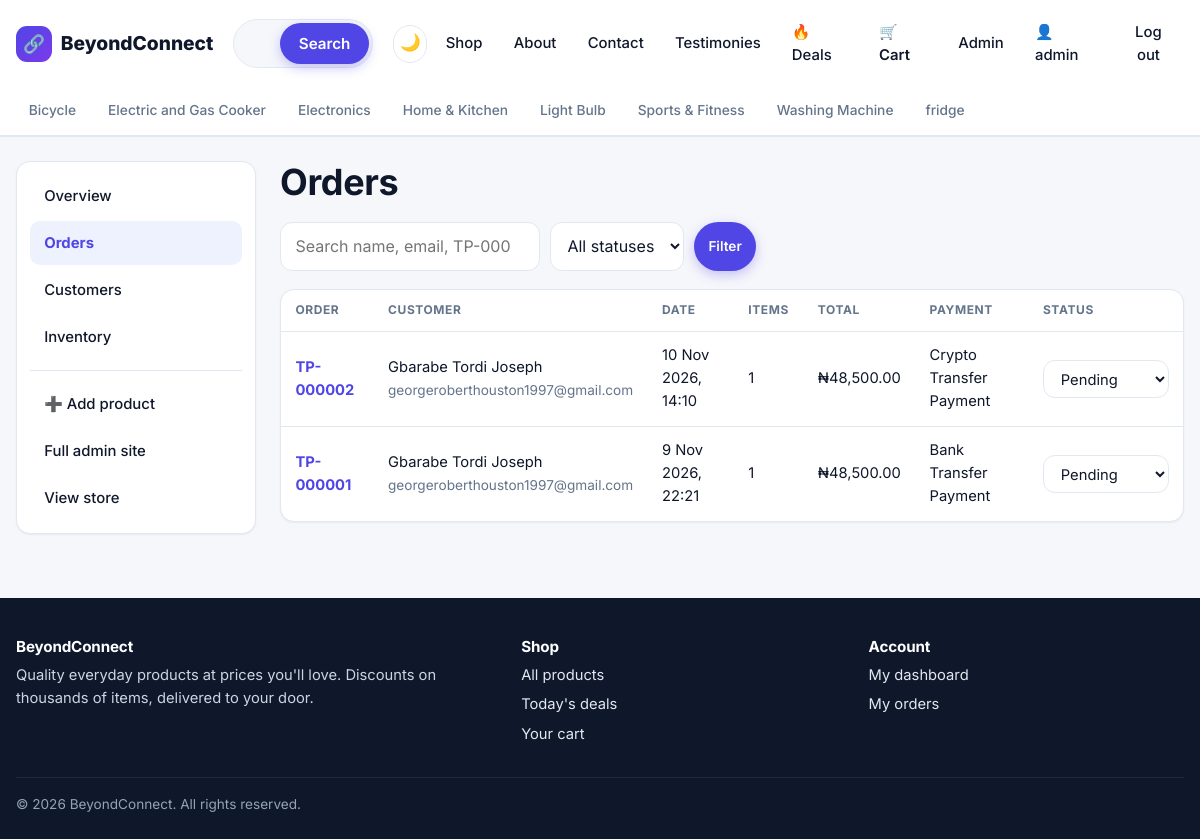
The app's page /manage/orders/ (signed in), older data.
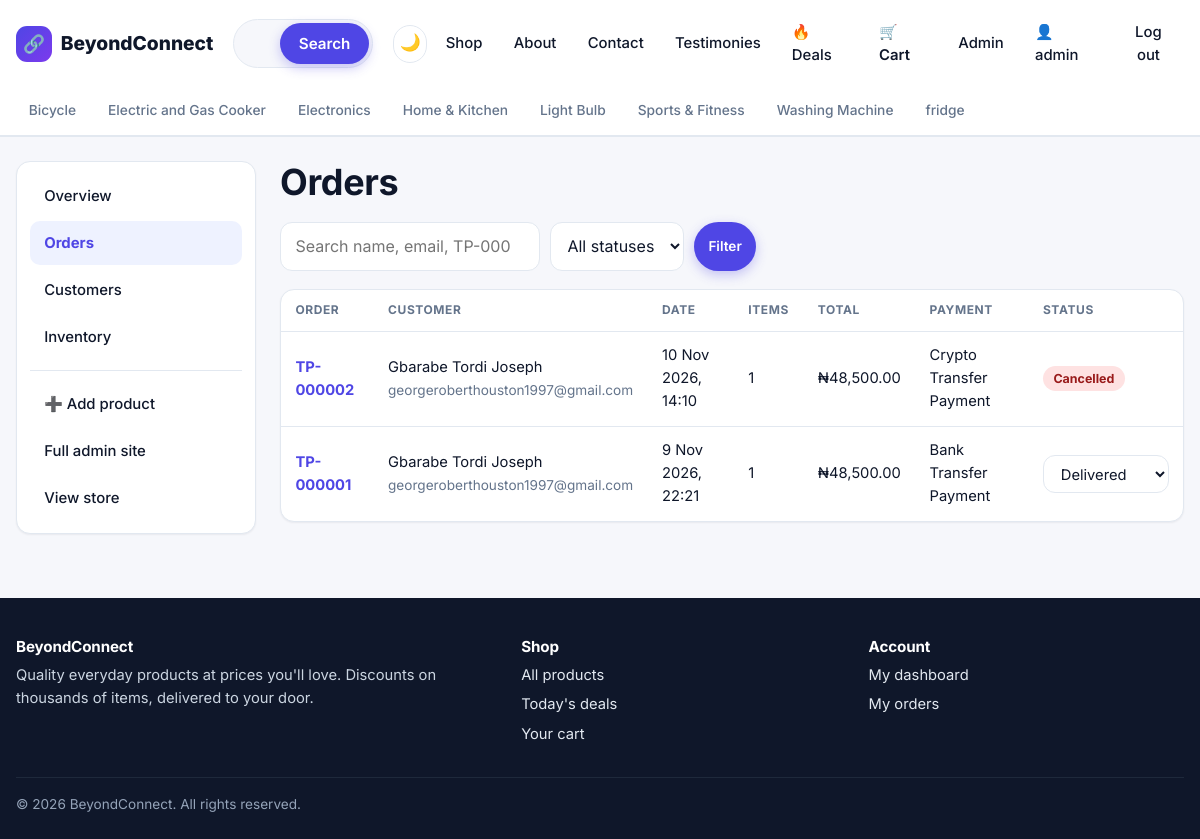
The same page, newer data.
### store/models.py (models this page shows, shortened)
class Order(models.Model):
    PENDING, PROCESSING, SHIPPED, DELIVERED, CANCELLED = "pending", "processing", "shipped", "delivered", "cancelled"
    STATUS_CHOICES = [
        (PENDING, "Pending"),
        (PROCESSING, "Processing"),
        (SHIPPED, "Shipped"),
        (DELIVERED, "Delivered"),
        (CANCELLED, "Cancelled"),
    ]
    COD, TRANSFER = "cod", "transfer"
    PAYMENT_CHOICES = [
        (COD, "Crypto Transfer Payment"),
        (TRANSFER, "Bank Transfer Payment"),
    ]
    user = models.ForeignKey(
        settings.AUTH_USER_MODEL, null=True, blank=True, on_delete=models.SET_NULL, related_name="orders"
    )
    full_name = models.CharField(max_length=150)
    email = models.EmailField()
    phone = models.CharField(max_length=30)
    address = models.CharField(max_length=255)
    city = models.CharField(max_length=100)
    notes = models.TextField(blank=True)
    payment_method = models.CharField(max_length=20, choices=PAYMENT_CHOICES, default=COD)
    status = models.CharField(max_length=20, choices=STATUS_CHOICES, default=PENDING)
    subtotal = models.DecimalField(max_digits=12, decimal_places=2, default=0)
    shipping_fee = models.DecimalField(max_digits=10, decimal_places=2, default=0)
    total = models.DecimalField(max_digits=12, decimal_places=2, default=0)
    created_at = models.DateTimeField(auto_now_add=True)
    updated_at = models.DateTimeField(auto_now=True)
    class Meta:
        ordering = ["-created_at"]
    @property
    def reference(self):
        return f"TP-{self.pk:06d}" if self.pk else "TP-new"
    @property
    def item_count(self):
        return sum(item.quantity for item in self.items.all())

class OrderItem(models.Model):
    order = models.ForeignKey(Order, on_delete=models.CASCADE, related_name="items")
    product = models.ForeignKey(Product, null=True, blank=True, on_delete=models.SET_NULL, related_name="order_items")
    product_name = models.CharField(max_length=200)
    unit_price = models.DecimalField(max_digits=10, decimal_places=2, help_text="Discounted price at the time of purchase.")
    quantity = models.PositiveIntegerField(default=1)

### dashboard/views.py (the view)
# urls.py: path("orders/", views.order_list, name="order_list"),
@staff_required
def orders(request):
    status = request.GET.get("status", "")
    query = request.GET.get("q", "").strip()
    qs = Order.objects.select_related("user").prefetch_related("items")
    if status in dict(Order.STATUS_CHOICES):
        qs = qs.filter(status=status)
    if query:
        cond = Q(full_name__icontains=query) | Q(email__icontains=query) | Q(user__username__icontains=query)
        digits = query.upper().replace("TP-", "").lstrip("0")
        if digits.isdigit():
            cond |= Q(pk=int(digits))
        qs = qs.filter(cond)
    page = Paginator(qs, 20).get_page(request.GET.get("page"))
    context = {
        "page_obj": page,
        "status": status,
        "query": query,
        "status_choices": Order.STATUS_CHOICES,
        "section": "orders",
    }
    return render(request, "dashboard/orders.html", context)

### dashboard/views.py (called while the page is built)
def staff_required(view_func):
    @wraps(view_func)
    def wrapper(request, *args, **kwargs):
        if not request.user.is_authenticated:
            return redirect_to_login(request.get_full_path(), settings.LOGIN_URL)
        if not request.user.is_staff:
            raise PermissionDenied
        return view_func(request, *args, **kwargs)
    return wrapper

### store/cart.py (called while the page is built)
    def __len__(self):
        return sum(self.items.values())

### store/context_processors.py (called while the page is built)
def site(request):
    return {
        "SITE_NAME": settings.SITE_NAME,
        "CURRENCY": settings.CURRENCY_SYMBOL,
        "FREE_SHIPPING": Decimal(str(settings.FREE_SHIPPING_THRESHOLD)),
        "cart_count": len(Cart(request)),
        "nav_categories": Category.objects.all()[:8],
    }

### store/models.py (called while the page is built)
    def get_absolute_url(self):
        return reverse("store:category", args=[self.slug])

### store/templatetags/store_extras.py (called while the page is built)
@register.filter
def money(value):
    try:
        amount = Decimal(value)
    except (InvalidOperation, TypeError, ValueError):
        return value
    return f"{settings.CURRENCY_SYMBOL}{amount:,.2f}"

### templates/dashboard/orders.html (shortened to what this page needs)
{% extends "base.html" %}
{% load store_extras %}
{% block content %}
<div class="dash-grid">
  {% include "dashboard/_side_nav.html" %}
  <div>
    <h1>Orders</h1>
    <form method="get" class="toolbar">
      <div style="display:flex;gap:.6rem;flex-wrap:wrap">
        <input class="input" style="width:260px" type="search" name="q" value="{{ query }}" placeholder="Search name, email, TP-000123…">
        <select name="status" class="select" onchange="this.form.submit()">
          <option value="">All statuses</option>
        </select>
        <button class="btn btn-primary btn-sm" type="submit">Filter</button>
      </div>
    </form>
    <div class="card">
      <div class="table-wrap">
        <table class="table">
          <thead><tr><th>Order</th><th>Customer</th><th>Date</th><th>Items</th><th>Total</th><th>Payment</th><th>Status</th></tr></thead>
          <tbody>
          {% for order in page_obj %}
            <tr>
              <td><a href="{% url 'dashboard:order_detail' order.pk %}"><strong>{{ order.reference }}</strong></a></td>
              <td>{{ order.full_name }}<br><span class="muted small">{{ order.email }}</span></td>
              <td>{{ order.created_at|date:"j M Y, H:i" }}</td>
              <td>{{ order.item_count }}</td>
              <td>{{ order.total|money }}</td>
              <td>{{ order.get_payment_method_display }}</td>
              <td>
                {% if order.status == 'cancelled' %}
                  <span class="status status-cancelled">Cancelled</span>
                {% else %}
                  <form action="{% url 'dashboard:order_status' order.pk %}" method="post" class="inline-form">
                    <select name="status" class="select" onchange="this.form.submit()" aria-label="Order status">
                      {% for value, label in status_choices %}<option value="{{ value }}" {% if order.status == value %}selected{% endif %}>{{ label }}</option>{% endfor %}
                    </select>
                  </form>
                {% endif %}
              </td>
            </tr>
          {% empty %}
            <tr><td colspan="7" class="center muted" style="padding:2rem">No orders match your filters.</td></tr>
          {% endfor %}
          </tbody>
        </table>
      </div>
    </div>
  </div>
</div>
{% endblock %}

Row changes from the older to the newer data that the page shows:
changed Order "TP-000002": status "Pending" → (not shown); now shows "Cancelled"
changed Order "TP-000001": status "Pending" → "Delivered"
